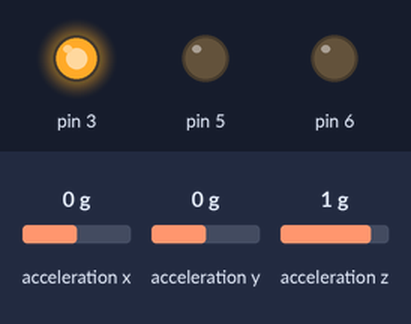
A sketch run on a simulated Arduino Uno, built with avr-gcc and run on an emulated ATmega328P. Shown: output pins drawn as LEDs (lit = HIGH). Wiring (inferred from the names in the program): MPU-9250 motion sensor at I2C address 0x68. Inputs (shaded band) come from the test bench; at power-on: acceleration z 1 g, acceleration x 0 g, acceleration y 0 g. What the sketch prints to the serial monitor is not drawn.

Above: at 1.2 s.
1.3 s: acceleration z set to 0.7 g
At 2.5 s:
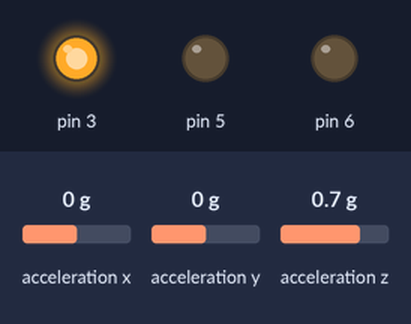
2.8 s: acceleration z set to 0.4 g
At 3.5 s:
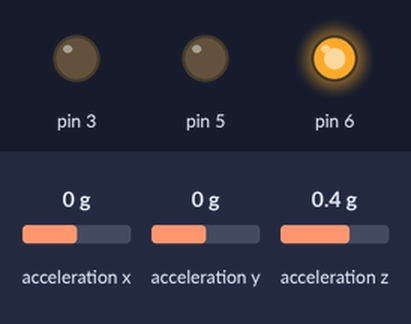
4.3 s: acceleration z set to 0.8 g
At 4.8 s:
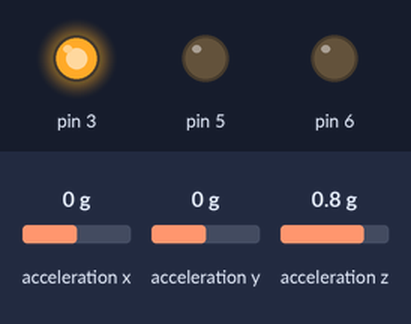
5.8 s: acceleration z set to -1.4 g
At 6.1 s:
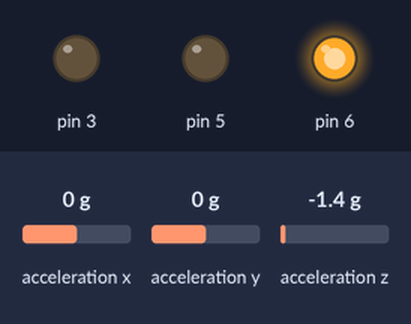
Timing chart, 0 to 8.3 s (numbered marks = the images above; inputs shaded):
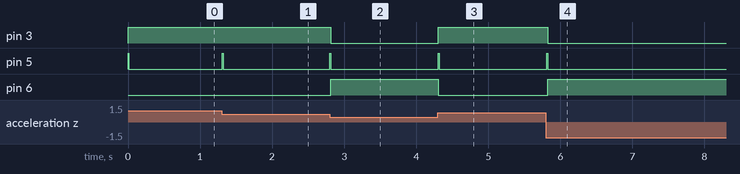

The sketch:

Simple_one_axis_accerometer.ino
```cpp
#include <Wire.h>
#define MPU_ADDR 0x68
//#define ACCEL_Z_ADDR 0x06
#define ACCEL_Z_ADDR 0x3F

// SDA pin should be 20
// SCL pin should be 21
int16_t previousAccelZ = 0;
int previousTime;

void setup() {
  // put your setup code here, to run once:
  Wire.begin();
  Serial.begin(9600);
  writeByte(MPU_ADDR,0x1C , 0x00); // Set to 2g
  writeByte(MPU_ADDR, 0x1D, 0x06); // 5Hz low pass filter
  pinMode(6, OUTPUT);
  pinMode(5, OUTPUT);
  pinMode(3, OUTPUT);
  previousTime = millis();
}

void loop() {
  // put your main code here, to run repeatedly:
  Wire.beginTransmission(MPU_ADDR);
  int16_t z = readAccelData(ACCEL_Z_ADDR);
//  Serial.write("Z accelerometer reading: ");
//  Serial.print(z);
//  Serial.write("\n");
  bool safeToFire = false;

  // Yellow if moving too much
  float accelZDelta = z - previousAccelZ;
  int currTime = millis();
  accelZDelta /= (float)currTime;

  Serial.print(accelZDelta);
  Serial.write("\n");

  if(abs(accelZDelta) > 0.01) {
    digitalWrite(5, HIGH);
    safeToFire = false;
  } else {
    digitalWrite(5, LOW);
    safeToFire = true;
  }

  if(safeToFire) {
  // Green if think over 45 degrees
    if(z < 9191) {
      digitalWrite(6, HIGH);
    } else {
      digitalWrite(6, LOW);
      safeToFire = false;
    }
  } else {
      digitalWrite(6, LOW);
      safeToFire = false;
   }

  // Red if it's not safe to fire
  if(safeToFire) {
    digitalWrite(3, LOW);
  } else {
    digitalWrite(3, HIGH);
  }

  previousAccelZ = z;
  previousTime = currTime;
  delay(10);
}

int16_t readAccelData(uint8_t addr) {
  int16_t ret;
  uint8_t rawData[2]; // This is bad. Allocate outside of loops
  getBytes(rawData, MPU_ADDR, addr, 2);
  // Cast to 16 bit signed int
  // Bit shift left 8
  // bitwise or
  ret = ((int16_t)rawData[0] << 8) | rawData[1];
  return ret;
}

// Copy from here
// https://github.com/kriswiner/MPU9250/blob/72038b040bef3cf072612cd8a8ee8f26e3c87158/MPU9250BasicAHRS.ino#L1024
void getBytes(uint8_t* tmp, uint8_t addr, uint8_t subAddr, uint8_t bytes) {
  Wire.beginTransmission(addr);
  Wire.write(subAddr);
  Wire.endTransmission(false);
  uint8_t i = 0;
  Wire.requestFrom(addr, bytes);
  while(Wire.available()) {
//    Serial.write((int)Wire.read());
//    Serial.write("\n");
    tmp[i++] = Wire.read();
  }
//  Serial.write("\n");
}


void writeByte(uint8_t address, uint8_t subAddress, uint8_t data) {
  Wire.beginTransmission(address);  // Initialize the Tx buffer
  Wire.write(subAddress);           // Put slave register address in Tx buffer
  Wire.write(data);                 // Put data in Tx buffer
  Wire.endTransmission();           // Send the Tx buffer
}
```

Measured:
- the behaviour switches between 0.6 and 0.5 g on acceleration z (found by bisection; images 1 and 2)
- after the input at 1.3 s, pin 5: LOW → HIGH at once, → LOW 0.01 s later
- after the input at 2.8 s, pin 3: HIGH → LOW at once; pin 5: LOW → HIGH at once, → LOW 0.01 s later; pin 6: LOW → HIGH at once
- after the input at 4.3 s, pin 3: LOW → HIGH at once; pin 5: LOW → HIGH at once, → LOW 0.01 s later; pin 6: HIGH → LOW at once
- after the input at 5.8 s, pin 3: HIGH → LOW at once; pin 5: LOW → HIGH at once, → LOW 0.01 s later; pin 6: LOW → HIGH at once
